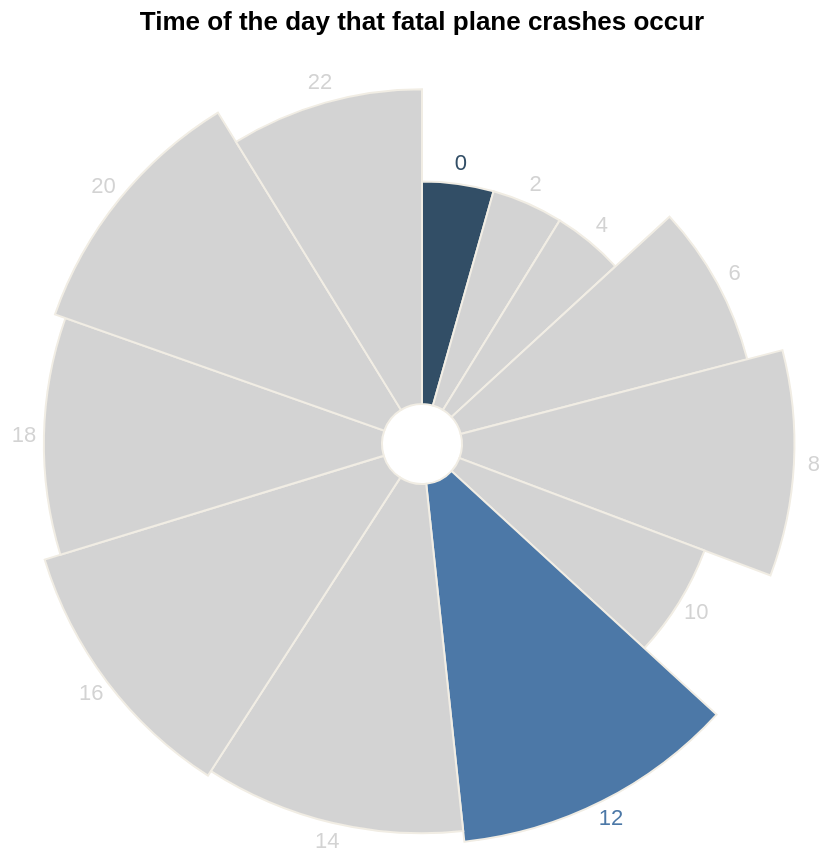

Write the Vega-Lite specification saved for this chart.
### Vega-Lite specification from a JSON file in a GitHub repository (floating-point values rounded to 4 significant figures)
{"$schema": "https://vega.github.io/schema/vega-lite/v5.json", "description": "A simple radial chart with embedded data.", "width": 400, "height": 400, "title": "Time of the day that fatal plane crashes occur", "data": {"values": [{"time": 0, "number": 131, "highlight": "min", "theta": 1.3}, {"time": 2, "number": 132, "highlight": "false", "theta": 1.3}, {"time": 4, "number": 130, "highlight": "false", "theta": 1.3}, {"time": 6, "number": 231, "highlight": "false", "theta": 2.3}, {"time": 8, "number": 290, "highlight": "false", "theta": 2.9}, {"time": 10, "number": 180, "highlight": "false", "theta": 1.8}, {"time": 12, "number": 341, "highlight": "max", "theta": 3.4}, {"time": 14, "number": 323, "highlight": "false", "theta": 3.2}, {"time": 16, "number": 336, "highlight": "false", "theta": 3.3}, {"time": 18, "number": 309, "highlight": "false", "theta": 3}, {"time": 20, "number": 323, "highlight": "false", "theta": 3.2}, {"time": 22, "number": 262, "highlight": "false", "theta": 2.6}]}, "layer": [{"mark": {"type": "arc", "innerRadius": 20, "stroke": "#f1ede4", "tooltip": true}}, {"mark": {"type": "text", "radiusOffset": 10}, "encoding": {"text": {"field": "time", "type": "ordinal"}}}], "encoding": {"theta": {"field": "theta", "type": "quantitative", "stack": true}, "radius": {"field": "theta", "type": "quantitative", "scale": {"type": "sqrt", "zero": true, "rangeMin": 20}}, "color": {"condition": [{"test": "datum.highlight == 'min'", "value": "#324e66"}, {"test": "datum.highlight == 'max'", "value": "#4c78a7"}], "value": "lightgray"}}, "tooltip": [{"field": "time", "title": "Time (24hr)", "type": "ordinal"}, {"field": "number", "title": "Number of crashes", "type": "nominal"}], "config": {"background": null, "view": {"stroke": "transparent"}}}
